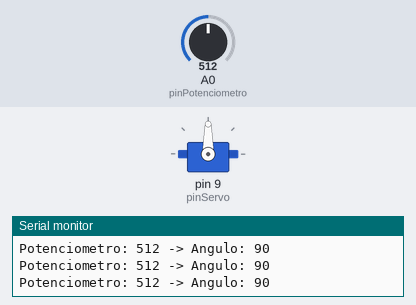
The sketch below on a simulated Arduino Uno, built with avr-gcc and run on an emulated ATmega328P. Parts: servo, the last lines printed to the serial monitor. The test bench sets the inputs (shaded band); at power-on: A0 (pinPotenciometro) = 512.

Above: at 1.2 s.
1.3 s: A0 (pinPotenciometro) set to 562
At 2.5 s:
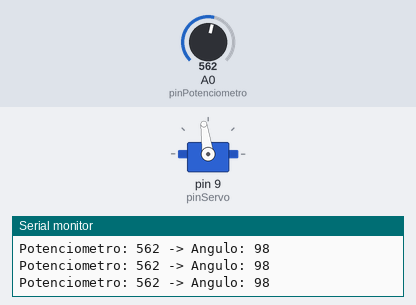
4.3 s: A0 (pinPotenciometro) set to 579
At 5.1 s:
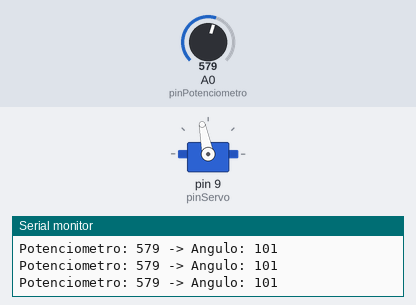
5.8 s: A0 (pinPotenciometro) set to 306
At 7.0 s:
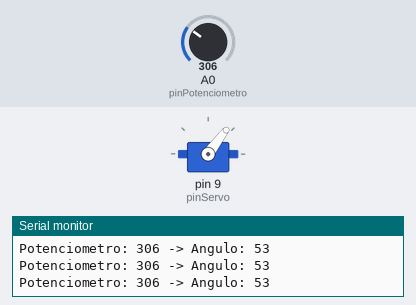
7.3 s: A0 (pinPotenciometro) set to 106
At 7.7 s:
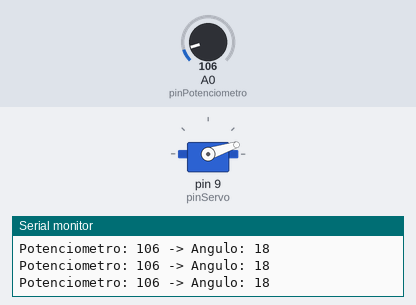
8.8 s: A0 (pinPotenciometro) set to 89
At 9.5 s:
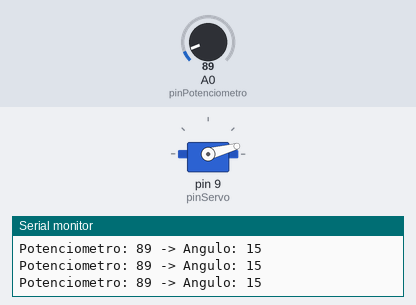
10.3 s: A0 (pinPotenciometro) set to 122
At 11.0 s:
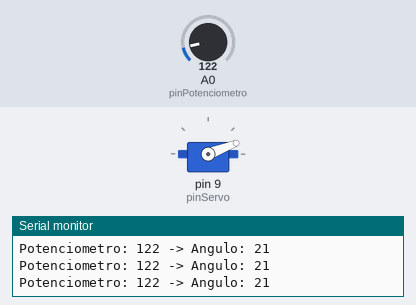
Timing chart, 0 to 12.8 s (numbered marks = the images above; inputs shaded):
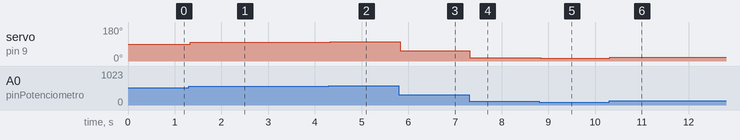

Measured:
- after the input at 1.3 s, servo on pin 9 (pinServo): 90° → 98° at once
- after the input at 4.3 s, servo on pin 9 (pinServo): 98° → 101° at once
- after the input at 5.8 s, servo on pin 9 (pinServo): 101° → 53° at once
- after the input at 7.3 s, servo on pin 9 (pinServo): 53° → 18° at once
- after the input at 8.8 s, servo on pin 9 (pinServo): 18° → 15° at once
- after the input at 10.3 s, servo on pin 9 (pinServo): 15° → 21° at once

The sketch:

prueba_potenciometro_servo_arduino.ino
```cpp
#include <Servo.h>

Servo miServo;

const int pinPotenciometro = A0;  // Pin analógico del potenciómetro
const int pinServo = 9;           // Pin digital PWM del servo

int valorPot = 0;
int angulo = 0;

void setup() {
  miServo.attach(pinServo);
  Serial.begin(9600);
}

void loop() {
  valorPot = analogRead(pinPotenciometro);      // Lee 0-1023
  angulo = map(valorPot, 0, 1023, 0, 180);      // Convierte a 0-180°

  miServo.write(angulo);

  Serial.print("Potenciometro: ");
  Serial.print(valorPot);
  Serial.print(" -> Angulo: ");
  Serial.println(angulo);

  delay(15);  // Pequeña pausa para que el servo se estabilice
}
```
